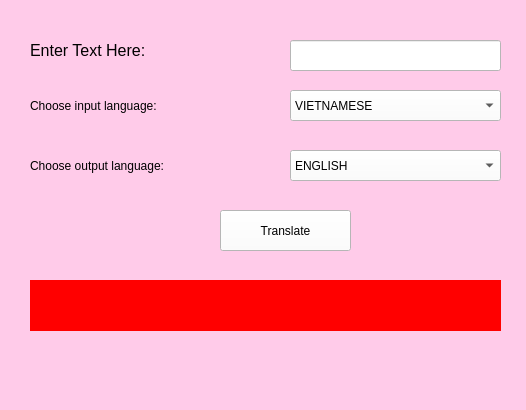
<?xml version="1.0" encoding="UTF-8"?>
<ui version="4.0">
 <class>MainWindow</class>
 <widget class="QMainWindow" name="MainWindow">
  <property name="geometry">
   <rect>
    <x>0</x>
    <y>0</y>
    <width>526</width>
    <height>410</height>
   </rect>
  </property>
  <property name="windowTitle">
   <string>GOOGLE DICH</string>
  </property>
  <property name="windowIcon">
   <iconset>
    <normaloff>C:/Users/asusgamin/Downloads/ChatGPT Image 12_06_59 5 thg 6, 2025.png</normaloff>C:/Users/asusgamin/Downloads/ChatGPT Image 12_06_59 5 thg 6, 2025.png</iconset>
  </property>
  <property name="autoFillBackground">
   <bool>false</bool>
  </property>
  <property name="styleSheet">
   <string notr="true">background-color:rgb(255, 203, 233)</string>
  </property>
  <widget class="QWidget" name="centralwidget">
   <widget class="QLabel" name="labelEnterText">
    <property name="geometry">
     <rect>
      <x>30</x>
      <y>40</y>
      <width>211</width>
      <height>21</height>
     </rect>
    </property>
    <property name="font">
     <font>
      <family>MS Shell Dlg 2</family>
      <pointsize>12</pointsize>
      <weight>50</weight>
      <italic>false</italic>
      <bold>false</bold>
     </font>
    </property>
    <property name="styleSheet">
     <string notr="true">font: 12pt &quot;MS Shell Dlg 2&quot;;</string>
    </property>
    <property name="text">
     <string>Enter Text Here:</string>
    </property>
   </widget>
   <widget class="QLabel" name="labelSource">
    <property name="geometry">
     <rect>
      <x>30</x>
      <y>90</y>
      <width>231</width>
      <height>31</height>
     </rect>
    </property>
    <property name="styleSheet">
     <string notr="true">font: 12pt &quot;MS Shell Dlg 2&quot;;</string>
    </property>
    <property name="text">
     <string>Choose input language:</string>
    </property>
   </widget>
   <widget class="QLabel" name="labelTarget">
    <property name="geometry">
     <rect>
      <x>30</x>
      <y>150</y>
      <width>231</width>
      <height>31</height>
     </rect>
    </property>
    <property name="styleSheet">
     <string notr="true">font: 12pt &quot;MS Shell Dlg 2&quot;;</string>
    </property>
    <property name="text">
     <string>Choose output language:</string>
    </property>
   </widget>
   <widget class="QLineEdit" name="lineEditText">
    <property name="geometry">
     <rect>
      <x>290</x>
      <y>40</y>
      <width>211</width>
      <height>31</height>
     </rect>
    </property>
    <property name="styleSheet">
     <string notr="true">background-color:rgb(255, 255, 255)</string>
    </property>
   </widget>
   <widget class="QPushButton" name="pushButton">
    <property name="geometry">
     <rect>
      <x>220</x>
      <y>210</y>
      <width>131</width>
      <height>41</height>
     </rect>
    </property>
    <property name="styleSheet">
     <string notr="true">background-color:rgb(255, 255, 255)</string>
    </property>
    <property name="text">
     <string>Translate</string>
    </property>
   </widget>
   <widget class="QLabel" name="labelResult">
    <property name="geometry">
     <rect>
      <x>30</x>
      <y>280</y>
      <width>471</width>
      <height>51</height>
     </rect>
    </property>
    <property name="styleSheet">
     <string notr="true">font: 12pt &quot;MS Shell Dlg 2&quot;; background-color:rgb(255, 0, 0); font-color:rgb(255, 255, 255)</string>
    </property>
    <property name="text">
     <string/>
    </property>
    <property name="wordWrap">
     <bool>true</bool>
    </property>
   </widget>
   <widget class="QComboBox" name="comboBoxSource">
    <property name="geometry">
     <rect>
      <x>290</x>
      <y>90</y>
      <width>211</width>
      <height>31</height>
     </rect>
    </property>
    <property name="styleSheet">
     <string notr="true">background-color: rgb(255, 255, 255)</string>
    </property>
    <item>
     <property name="text">
      <string>VIETNAMESE</string>
     </property>
    </item>
    <item>
     <property name="text">
      <string>ENGLISH</string>
     </property>
    </item>
   </widget>
   <widget class="QComboBox" name="comboBoxTarget">
    <property name="geometry">
     <rect>
      <x>290</x>
      <y>150</y>
      <width>211</width>
      <height>31</height>
     </rect>
    </property>
    <property name="styleSheet">
     <string notr="true">background-color:rgb(255, 255, 255)</string>
    </property>
    <item>
     <property name="text">
      <string>ENGLISH</string>
     </property>
    </item>
    <item>
     <property name="text">
      <string>VIETNAMESE</string>
     </property>
    </item>
    <item>
     <property name="text">
      <string/>
     </property>
    </item>
   </widget>
  </widget>
  <widget class="QMenuBar" name="menubar">
   <property name="geometry">
    <rect>
     <x>0</x>
     <y>0</y>
     <width>526</width>
     <height>26</height>
    </rect>
   </property>
  </widget>
  <widget class="QStatusBar" name="statusbar"/>
 </widget>
 <resources/>
 <connections/>
</ui>
